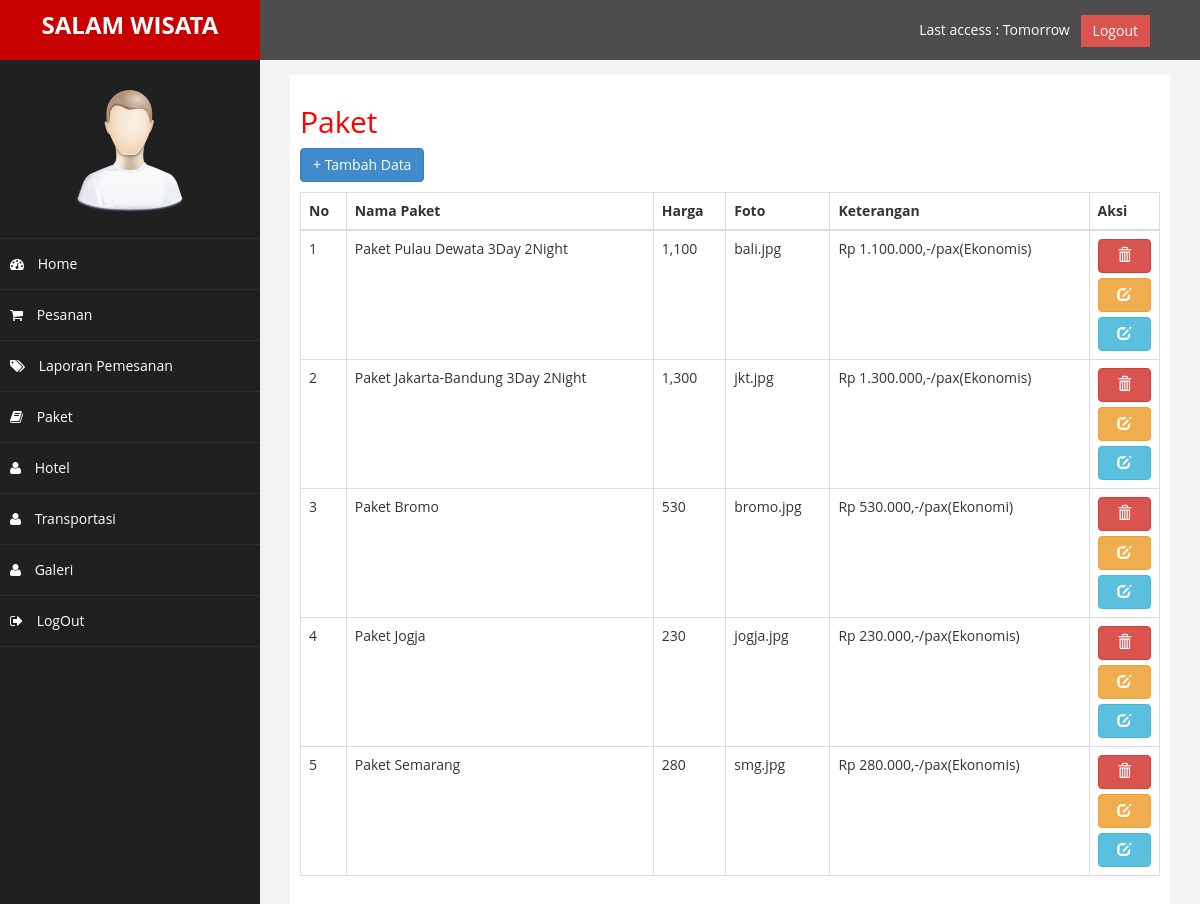
Page /admin/index.php?halaman=paket (signed in) on the committed database.
### tables this page shows
CREATE TABLE `paket` (
  `id_paket` int(11) NOT NULL,
  `nama_paket` varchar(200) NOT NULL,
  `harga_paket` int(11) NOT NULL,
  `foto_paket` varchar(250) NOT NULL,
  `keterangan` text NOT NULL
);

### admin/paket.php (the view, shortened to what this page needs)
<!DOCTYPE html>
<html>
<head>
</head>
<body>
	<h2>Paket</h2>
	<a href="index.php?halaman=tambah_paket" class="btn btn-primary" style="margin-bottom: 10px">+ Tambah Data</a>
	<table class="table table-bordered">
		<thead>
			<tr>
				<th>No</th>
				<th>Nama Paket</th>
				<th>Harga</th>
				<th>Foto</th>
				<th>Keterangan</th>
				<th>Aksi</th>
			</tr>
		</thead>
		<tbody>
			<?php $nomor=1; ?>
			<?php $ambil=$koneksi->query("SELECT * FROM paket"); ?>
			<?php while($pecah=$ambil->fetch_assoc()){ ?>
			<tr>
				<td><?php echo $nomor; ?></td>
				<td><?php echo $pecah["nama_paket"] ?></td>
				<td><?php echo number_format($pecah["harga_paket"]) ?></td>
				<td><?php echo $pecah["foto_paket"] ?></td>
				<td><?php echo $pecah["keterangan"] ?></td>
				<td class="p-2">
					<a href="index.php?halaman=hapus_paket&id= <?php echo $pecah['id_paket']; ?>" class="btn btn-danger ml-2 mr-2  btn-block"><i class="glyphicon glyphicon-trash"></i></a>
					<a href="index.php?halaman=edit_paket&id= <?php echo $pecah['id_paket']; ?>" class="btn btn-warning ml-2 mr-2  btn-block"><i class="glyphicon glyphicon-edit"></i></a>
					<a href="index.php?halaman=detail_paket&id= <?php echo $pecah['id_paket']; ?>" class="btn btn-info ml-2 mr-2  btn-block"><i class="glyphicon glyphicon-edit"></i></a>
				</td>
			</tr>
			<?php $nomor++; ?>
			<?php } ?>
		</tbody>
	</table>
</body>
</html>

### admin/assets/css/custom.css (style rules this page uses)
body { font-family: 'Open Sans', sans-serif; }
h2 { color: #f00; }

### rows in the picture
paket: nama_paket "Paket Pulau Dewata 3Day 2Night", harga_paket "1,100", foto_paket "bali.jpg", keterangan "Rp 1.100.000,-/pax(Ekonomis)"
paket: nama_paket "Paket Jakarta-Bandung 3Day 2Night", harga_paket "1,300", foto_paket "jkt.jpg", keterangan "Rp 1.300.000,-/pax(Ekonomis)"
paket: nama_paket "Paket Bromo", harga_paket "530", foto_paket "bromo.jpg", keterangan "Rp 530.000,-/pax(Ekonomi)"
paket: nama_paket "Paket Jogja", harga_paket "230", foto_paket "jogja.jpg", keterangan "Rp 230.000,-/pax(Ekonomis)"
paket: nama_paket "Paket Semarang", harga_paket "280", foto_paket "smg.jpg", keterangan "Rp 280.000,-/pax(Ekonomis)"
